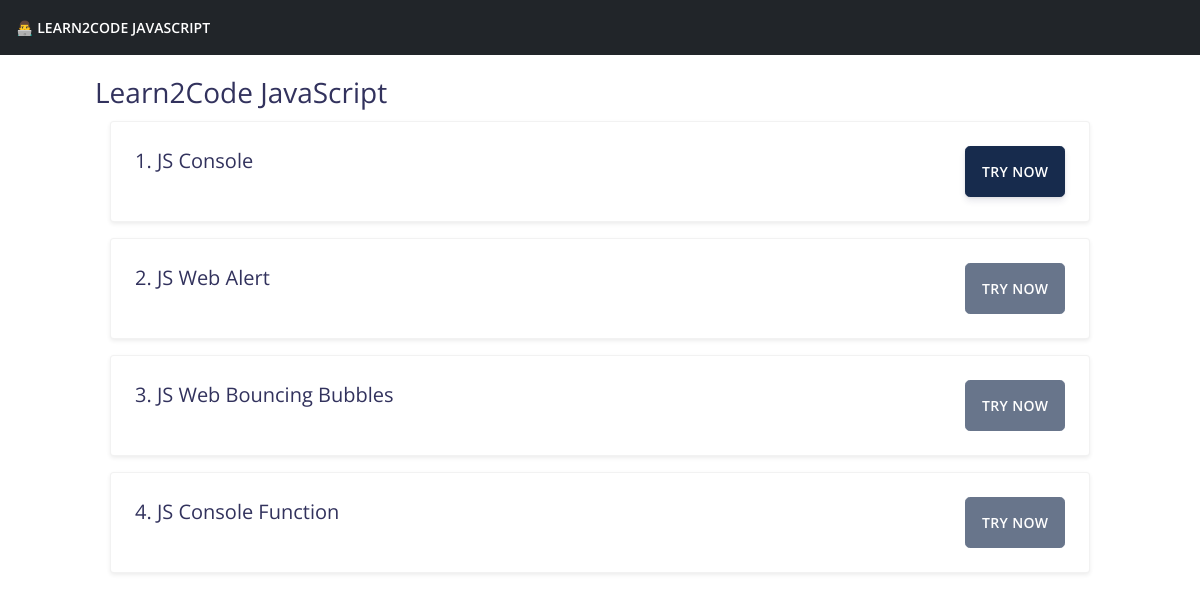
The page / on the database its author committed.
### app/models.py (models this page shows, shortened)
class BaseModel(models.Model):
    created = models.DateTimeField(auto_now_add=True, verbose_name='created at')
    updated = models.DateTimeField(auto_now=True, verbose_name='updated at')
    class Meta:
        abstract = True

class Lesson(BaseModel):
    OUTPUT_INTERFACE_CHOICES = [
        (1, 'Console'),
        (2, 'Web'),
    ]
    title = models.CharField(max_length=255)
    output_interface = models.PositiveSmallIntegerField(default=1, choices=OUTPUT_INTERFACE_CHOICES)
    slug = models.SlugField(max_length=255, blank=True, unique=True)
    instruction = models.TextField()
    initial_code = models.TextField(blank=True)
    is_correct = models.BooleanField(default=False)
    display_order = models.PositiveIntegerField(default=0)
    active = models.BooleanField(default=True)
    objects = ActiveManagerInteface()
    class Meta:
        ordering = ['display_order']
    def is_available(self):
        if self.is_correct or (self == self.__class__.objects.filter(is_correct=False).first()):
            return True

### app/views.py (the view)
# urls.py: path('', LessonListView.as_view(), name='learn_list'),
class LessonListView(ListView):
    template_name = 'index.html'
    context_object_name = 'lessons'
    queryset = Lesson.objects.active()

### templates/index.html
{% extends "layout.html" %}
{% block content %}
<section id="id-home">
  	<div class="container py-3">
		<h3> Learn2Code JavaScript</h3>
		{% for lesson in lessons %}
		<div class="container mb-3">
			<div class="card shadow-sm">
				<div class="card-body d-flex justify-content-between">
					<h5 class="card-title">{{ lesson.display_order }}. {{ lesson.title }}
					</h5>
					<a href="{% url 'learn_detail' lesson.slug %}" class="btn btn-default btn-lg {% if not lesson.is_available %}disabled{% endif %}"> Try Now </a>
				</div>
			</div>
		</div>
		{% endfor %}
	</div>
</section>
{% endblock content %}

### rows shown on the page
Lesson: display_order "1", title "JS Console"
Lesson: display_order "2", title "JS Web Alert"
Lesson: display_order "3", title "JS Web Bouncing Bubbles"
Lesson: display_order "4", title "JS Console Function"
